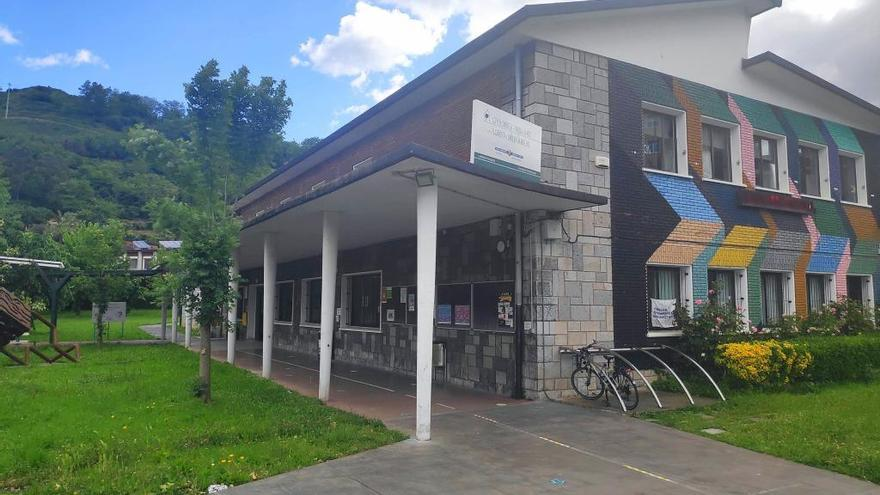
#> input picture DAM2/25-26/Acceso a Datos/2. Eval/AD_Erronka2/E2_T2_Client/src/img/elorfront.jpg, 880 x 495 px
$ python watermark_image.py '../../../../../Acceso a Datos/2. Eval/AD_Erronka2/E2_T2_Client/src/img/elorfront.jpg' '../../../../../Acceso a Datos/2. Eval/AD_Erronka2/E2_T2_Client/src/img/elorrieta.png' out.png
#> lines starting #> are read from the running program, lines starting #| are printed output that depends on the picture
#!/usr/bin/env python3
"""
Herramienta para aplicar marca de agua a imágenes
"""
import sys
from PIL import Image, ImageDraw, ImageFont
import os

def add_watermark(input_file, watermark_text, output_file=None, position="bottom-right"):
    """Añade una marca de agua de texto a la imagen"""
#> called with output_file = 'out.png', position = 'bottom-right'
    img = Image.open(input_file)
#> img is the input picture: PIL image 880x495 RGB; mean R, G, B 101.6, 114.1, 111.3
    draw = ImageDraw.Draw(img)

    # Intentar cargar una fuente, o usar la predeterminada
    try:
        font = ImageFont.truetype("arial.ttf", 36)
    except:
        font = ImageFont.load_default()

    # Calcular posición
    bbox = draw.textbbox((0, 0), watermark_text, font=font)
#> bbox = (0, 7, 1460, 42)
    text_width = bbox[2] - bbox[0]
#> text_width = 1460
    text_height = bbox[3] - bbox[1]
#> text_height = 35

    margin = 10
    if position == "bottom-right":
        x = img.width - text_width - margin
#> x = -590
        y = img.height - text_height - margin
#> y = 450
    elif position == "bottom-left":
        x = margin
        y = img.height - text_height - margin
    elif position == "top-right":
        x = img.width - text_width - margin
        y = margin
    else:  # top-left
        x = margin
        y = margin

    # Dibujar marca de agua con sombra
    draw.text((x+2, y+2), watermark_text, font=font, fill=(0, 0, 0, 128))
    draw.text((x, y), watermark_text, font=font, fill=(255, 255, 255, 200))

    if output_file is None:
        name, ext = os.path.splitext(input_file)
        output_file = f"{name}_watermarked{ext}"

    img.save(output_file)
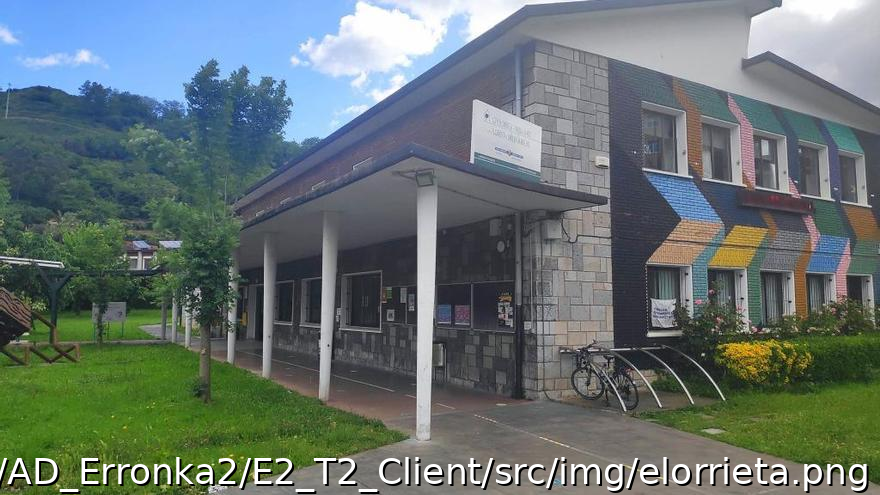
#> saved as out.png: PIL image 880x495 RGB; mean R, G, B 102.7, 115.1, 113
    print(f"✓ Marca de agua añadida: {output_file}")

if __name__ == "__main__":
    if len(sys.argv) < 3:
        print("Uso: python watermark_image.py imagen.jpg 'Texto' [salida.jpg] [posicion]")
        print("Posiciones: top-left, top-right, bottom-left, bottom-right")
        sys.exit(1)

    input_img = sys.argv[1]
    watermark = sys.argv[2]
    output_img = sys.argv[3] if len(sys.argv) > 3 and not sys.argv[3] in ['top-left', 'top-right', 'bottom-left', 'bottom-right'] else None
    pos = sys.argv[-1] if sys.argv[-1] in ['top-left', 'top-right', 'bottom-left', 'bottom-right'] else "bottom-right"

    add_watermark(input_img, watermark, output_img, pos)
